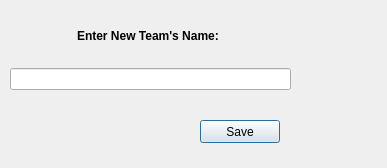
<?xml version="1.0" encoding="UTF-8"?>
<ui version="4.0">
 <class>Dialog</class>
 <widget class="QDialog" name="Dialog">
  <property name="geometry">
   <rect>
    <x>0</x>
    <y>0</y>
    <width>387</width>
    <height>168</height>
   </rect>
  </property>
  <property name="windowTitle">
   <string>New Team</string>
  </property>
  <widget class="QWidget" name="verticalLayoutWidget">
   <property name="geometry">
    <rect>
     <x>10</x>
     <y>10</y>
     <width>281</width>
     <height>80</height>
    </rect>
   </property>
   <layout class="QVBoxLayout" name="verticalLayout">
    <item alignment="Qt::AlignHCenter">
     <widget class="QLabel" name="label">
      <property name="text">
       <string>&lt;html&gt;&lt;head/&gt;&lt;body&gt;&lt;p&gt;&lt;span style=&quot; font-weight:600;&quot;&gt;Enter New Team's Name: &lt;/span&gt;&lt;/p&gt;&lt;/body&gt;&lt;/html&gt;</string>
      </property>
     </widget>
    </item>
    <item>
     <widget class="QLineEdit" name="lineEdit"/>
    </item>
   </layout>
  </widget>
  <widget class="QPushButton" name="savebutton">
   <property name="geometry">
    <rect>
     <x>200</x>
     <y>120</y>
     <width>80</width>
     <height>23</height>
    </rect>
   </property>
   <property name="text">
    <string>Save</string>
   </property>
  </widget>
 </widget>
 <resources/>
 <connections/>
</ui>
